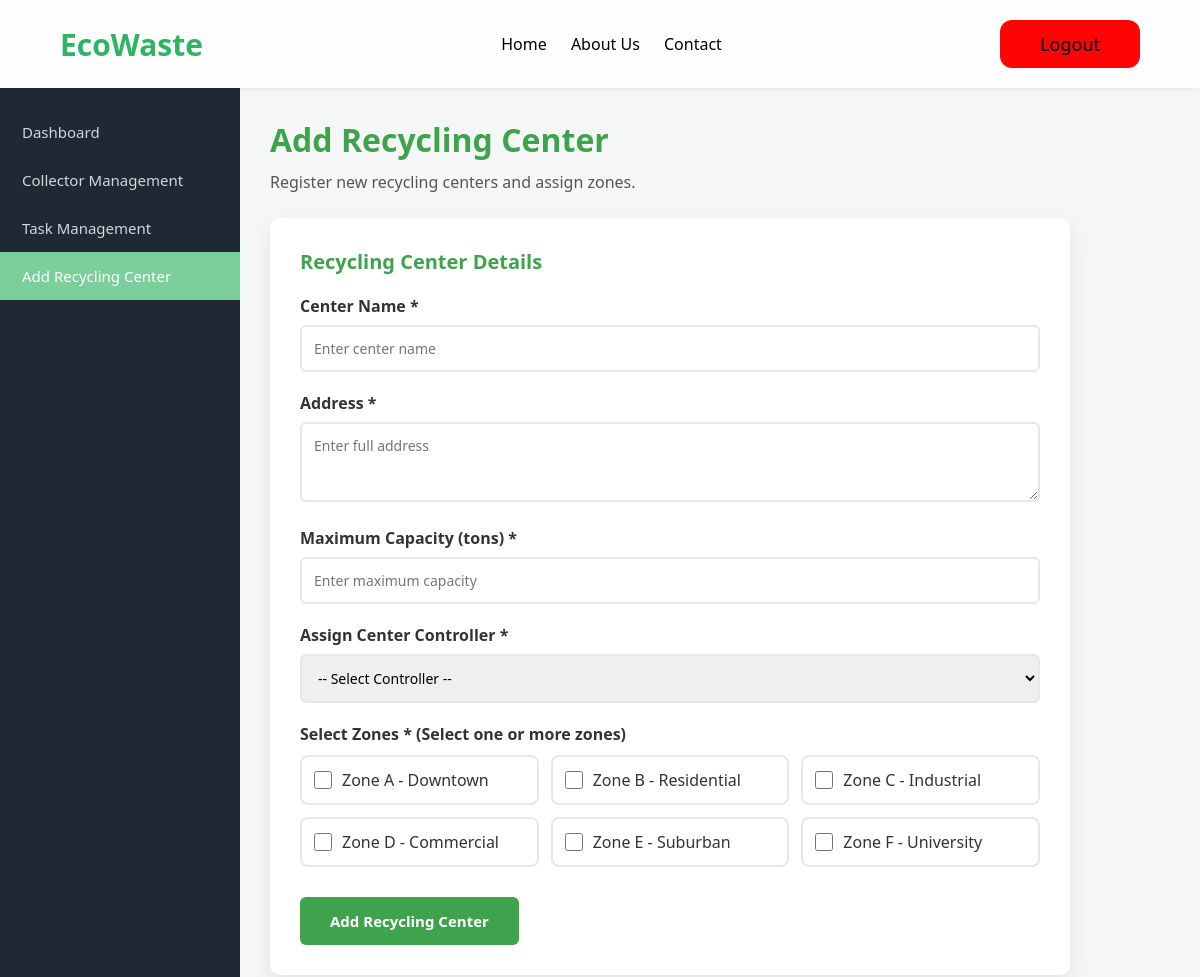
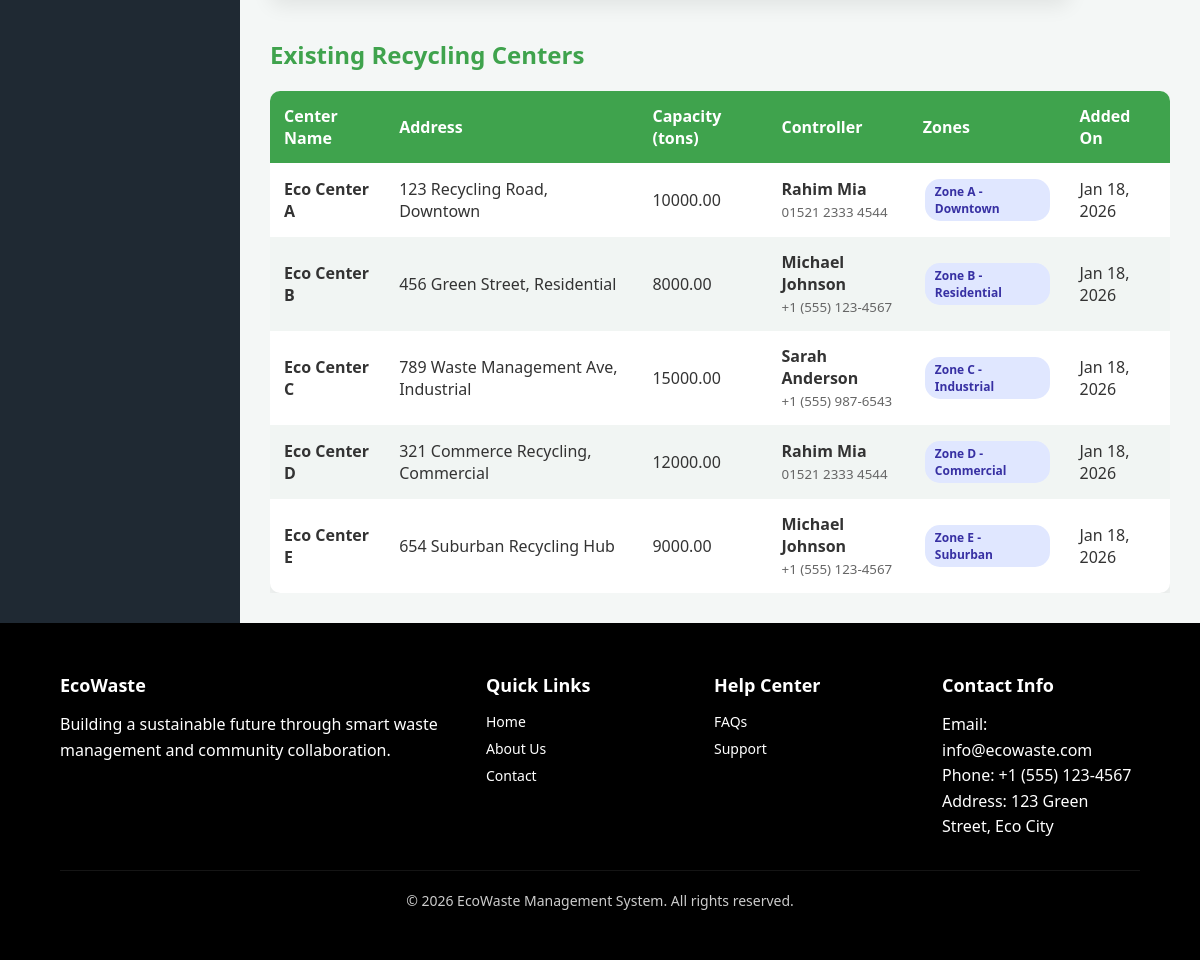
The app's page /pages/Admin/AddRecyclingCenter.php (signed in) with its own data (2 pictures, top to bottom).
### tables this page shows
CREATE TABLE zones (
    id INT AUTO_INCREMENT PRIMARY KEY,
    zone_code VARCHAR(20) UNIQUE NOT NULL,
    zone_name VARCHAR(100) NOT NULL,
    description TEXT,
    created_at TIMESTAMP DEFAULT CURRENT_TIMESTAMP
);

CREATE TABLE recycling_centers (
    id INT AUTO_INCREMENT PRIMARY KEY,
    name VARCHAR(100) NOT NULL,
    zone_id INT NOT NULL,
    address TEXT,
    max_capacity DECIMAL(10, 2) DEFAULT 0,
    current_capacity DECIMAL(10, 2) DEFAULT 0,
    status ENUM('RUNNING', 'CLOSED', 'MAINTENANCE') DEFAULT 'RUNNING',
    controller_id INT,
    created_at TIMESTAMP DEFAULT CURRENT_TIMESTAMP,
    updated_at TIMESTAMP DEFAULT CURRENT_TIMESTAMP ON UPDATE CURRENT_TIMESTAMP,
    FOREIGN KEY (zone_id) REFERENCES zones(id),
    FOREIGN KEY (controller_id) REFERENCES users(id) ON DELETE SET NULL,
    INDEX idx_zone (zone_id),
    INDEX idx_status (status)
);

CREATE TABLE users (
    id INT AUTO_INCREMENT PRIMARY KEY,
    full_name VARCHAR(100) NOT NULL,
    email VARCHAR(100) UNIQUE NOT NULL,
    password VARCHAR(255) NOT NULL,
    role ENUM('ADMIN', 'RESIDENT', 'COLLECTOR', 'CENTER_CONTROLLER') NOT NULL,
    phone VARCHAR(20),
    zone_id INT,
    address TEXT,
    is_active BOOLEAN DEFAULT TRUE,
    created_at TIMESTAMP DEFAULT CURRENT_TIMESTAMP,
    updated_at TIMESTAMP DEFAULT CURRENT_TIMESTAMP ON UPDATE CURRENT_TIMESTAMP,
    FOREIGN KEY (zone_id) REFERENCES zones(id) ON DELETE SET NULL,
    INDEX idx_role (role),
    INDEX idx_zone (zone_id)
);

### pages/Admin/AddRecyclingCenter.php (the view, shortened to what this page needs)
<?php
    include '../../includes/navbar.php';
    include '../../dbConnection.php';
    $zonesStmt = $pdo->query("SELECT id, zone_name FROM zones ORDER BY zone_name");
    $zones = $zonesStmt->fetchAll(PDO::FETCH_ASSOC);
    $controllersStmt = $pdo->query("
        SELECT u.id, u.full_name, u.phone
        FROM users u
        WHERE u.role = 'CENTER_CONTROLLER'
        AND u.id NOT IN (
            SELECT DISTINCT controller_id
            FROM recycling_centers
            WHERE controller_id IS NOT NULL
        )
        ORDER BY u.full_name
    ");
    $availableControllers = $controllersStmt->fetchAll(PDO::FETCH_ASSOC);
    $centersStmt = $pdo->query("
        SELECT
            rc.id,
            rc.name,
            rc.address,
            rc.max_capacity,
            rc.created_at,
            z.zone_name,
            u.full_name as controller_name,
            u.phone as controller_phone
        FROM recycling_centers rc
        LEFT JOIN zones z ON rc.zone_id = z.id
        LEFT JOIN users u ON rc.controller_id = u.id
        ORDER BY rc.created_at DESC
    ");
    $centers = $centersStmt->fetchAll(PDO::FETCH_ASSOC);
    $groupedCenters = [];
    foreach($centers as $center){
        $name = $center['name'];
        if(!isset($groupedCenters[$name])){
            $groupedCenters[$name] = [
                'id' => $center['id'],
                'name' => $center['name'],
                'address' => $center['address'],
                'max_capacity' => $center['max_capacity'],
                'created_at' => $center['created_at'],
                'controller_name' => $center['controller_name'],
                'controller_phone' => $center['controller_phone'],
                'zones' => []
            ];
        }
        $groupedCenters[$name]['zones'][] = $center['zone_name'];
    }
?>
<div class="container">
    <div class="sidebar">
        <a href="AdminDashboard.php">Dashboard</a>
        <a href="CollectorManagement.php">Collector Management</a>
        <a href="TaskManagement.php">Task Management</a>
        <a class="active" href="AddRecyclingCenter.php">Add Recycling Center</a>
    </div>
    <div class="main">
        <h1>Add Recycling Center</h1>
        <p>Register new recycling centers and assign zones.</p>
        <div class="form-card">
            <h2>Recycling Center Details</h2>
            <form method="POST">
                <div class="form-group">
                    <label for="center_name">Center Name *</label>
                    <input type="text" id="center_name" name="center_name" placeholder="Enter center name" required>
                </div>
                <div class="form-group">
                    <label for="address">Address *</label>
                    <textarea id="address" name="address" placeholder="Enter full address" required></textarea>
                </div>
                <div class="form-group">
                    <label for="max_capacity">Maximum Capacity (tons) *</label>
                    <input type="number" id="max_capacity" name="max_capacity" placeholder="Enter maximum capacity" step="0.01" min="0" required>
                </div>
                <div class="form-group">
                    <label for="controller_id">Assign Center Controller *</label>
                    <select id="controller_id" name="controller_id" required>
                        <option value="">-- Select Controller --</option>
                    </select>
                </div>
                <div class="form-group">
                    <label>Select Zones * (Select one or more zones)</label>
                    <div class="zones-container">
                        <?php foreach($zones as $zone): ?>
                        <div class="zone-checkbox">
                            <input type="checkbox" name="zones[]" value="<?= $zone['id'] ?>" id="zone_<?= $zone['id'] ?>">
                            <label for="zone_<?= $zone['id'] ?>"><?= htmlspecialchars($zone['zone_name']) ?></label>
                        </div>
                        <?php endforeach; ?>
                    </div>
                </div>
                <button type="submit" name="add_center" class="btn-submit" <?= empty($availableControllers) ? 'disabled' : '' ?>>
                    Add Recycling Center
                </button>
            </form>
        </div>
        <div class="table-section">
            <h2>Existing Recycling Centers</h2>
            <div class="table-wrapper">
                <table>
                    <thead>
                        <tr>
                            <th>Center Name</th>
                            <th>Address</th>
                            <th>Capacity (tons)</th>
                            <th>Controller</th>
                            <th>Zones</th>
                            <th>Added On</th>
                        </tr>
                    </thead>
                    <tbody>
                        <?php if(empty($groupedCenters)): ?>
                            <tr>
                                <td colspan="6" style="text-align: center; color: #999;">No recycling centers added yet</td>
                            </tr>
                        <?php else: ?>
                            <?php foreach($groupedCenters as $center): ?>
                            <tr>
                                <td><strong><?= htmlspecialchars($center['name']) ?></strong></td>
                                <td><?= htmlspecialchars($center['address']) ?></td>
                                <td><?= htmlspecialchars($center['max_capacity']) ?></td>
                                <td>
                                    <?php if($center['controller_name']): ?>
                                        <strong><?= htmlspecialchars($center['controller_name']) ?></strong><br>
                                        <small style="color: #666;"><?= htmlspecialchars($center['controller_phone']) ?></small>
                                    <?php else: ?>
                                        <em style="color: #999;">Not assigned</em>
                                    <?php endif; ?>
                                </td>
                                <td>
                                    <?php foreach($center['zones'] as $zone): ?>
                                        <span class="zone-tag"><?= htmlspecialchars($zone) ?></span>
                                    <?php endforeach; ?>
                                </td>
                                <td><?= date('M d, Y', strtotime($center['created_at'])) ?></td>
                            </tr>
                            <?php endforeach; ?>
                        <?php endif; ?>
                    </tbody>
                </table>
            </div>
        </div>
    </div>
</div>
<?php include '../../includes/footer.php'; ?>

### pages/Admin/AddRecyclingCenter.php (style rules this page uses)
* { margin: 0; padding: 0; box-sizing: border-box; font-family: "Segoe UI", Tahoma, sans-serif; }
:root { --primary: #3fa34d; --secondary: #7bcf9b; --light: #f4f7f6; --dark: #1b1b1b; --card: #ffffff; }
body { background: var(--light); color: #333; }
.container { display: flex; }
.sidebar { width: 240px; background: #1f2933; min-height: calc(100vh - 60px); padding-top: 20px; }
.sidebar a { display: block; padding: 14px 22px; color: #cfd8dc; text-decoration: none; transition: 0.3s; font-size: 15px; }
.sidebar a.active { background: var(--secondary); color: #fff; }
.main { flex: 1; padding: 30px; max-width: 100%; }
.main h1 { margin-bottom: 10px; color: var(--primary); }
.main p { margin-bottom: 25px; color: #555; }
.form-card { background: var(--card); padding: 30px; border-radius: 10px; box-shadow: 0 8px 20px rgba(0,0,0,0.08); margin-bottom: 30px; max-width: 800px; }
.form-card h2 { color: var(--primary); margin-bottom: 20px; font-size: 20px; }
.form-group { margin-bottom: 20px; }
.form-group label { display: block; margin-bottom: 8px; font-weight: 600; color: #333; }
.form-group input, .form-group textarea, .form-group select { width: 100%; padding: 12px; border: 2px solid #e5e7eb; border-radius: 6px; font-size: 14px; transition: 0.3s; }
.form-group textarea { resize: vertical; min-height: 80px; }
.zones-container { display: grid; grid-template-columns: repeat(auto-fill, minmax(200px, 1fr)); gap: 12px; margin-top: 10px; }
.zone-checkbox { display: flex; align-items: center; padding: 12px; border: 2px solid #e5e7eb; border-radius: 8px; cursor: pointer; transition: 0.3s; }
.zone-checkbox input[type="checkbox"] { width: 18px; height: 18px; margin-right: 10px; cursor: pointer; }
.zone-checkbox label { margin: 0; cursor: pointer; font-weight: normal; }
.btn-submit { background: var(--primary); color: white; padding: 14px 30px; border: none; border-radius: 6px; font-weight: 600; font-size: 15px; cursor: pointer; margin-top: 10px; }
.table-section { margin-top: 40px; }
.table-section h2 { color: var(--primary); margin-bottom: 20px; }
.table-wrapper { overflow-x: auto; }
table { width: 100%; min-width: 900px; border-collapse: collapse; background: var(--card); border-radius: 10px; overflow: hidden; box-shadow: 0 8px 20px rgba(0,0,0,0.08); }
th, td { padding: 14px; text-align: left; }
th { background: var(--primary); color: #fff; font-weight: 600; }
tr:nth-child(even) { background: #f1f5f3; }
.zone-tag { display: inline-block; background: #e0e7ff; color: #3730a3; padding: 4px 10px; border-radius: 15px; font-size: 12px; margin: 2px; font-weight: 600; }

### records on screen
zones: zone_name "Zone A - Downtown"
zones: zone_name "Zone B - Residential"
zones: zone_name "Zone C - Industrial"
zones: zone_name "Zone D - Commercial"
zones: zone_name "Zone E - Suburban"
zones: zone_name "Zone F - University"
recycling_centers: name "Eco Center A", address "123 Recycling Road, Downtown", max_capacity "10000.00", controller.full_name "Rahim Mia", controller.phone "01521 2333 4544", zone "Zone A - Downtown", created_at "Jan 18, 2026"
recycling_centers: name "Eco Center B", address "456 Green Street, Residential", max_capacity "8000.00", controller.full_name "Michael Johnson", controller.phone "+1 (555) 123-4567", zone "Zone B - Residential", created_at "Jan 18, 2026"
recycling_centers: name "Eco Center C", address "789 Waste Management Ave, Industrial", max_capacity "15000.00", controller.full_name "Sarah Anderson", controller.phone "+1 (555) 987-6543", zone "Zone C - Industrial", created_at "Jan 18, 2026"
recycling_centers: name "Eco Center D", address "321 Commerce Recycling, Commercial", max_capacity "12000.00", controller.full_name "Rahim Mia", controller.phone "01521 2333 4544", zone "Zone D - Commercial", created_at "Jan 18, 2026"
recycling_centers: name "Eco Center E", address "654 Suburban Recycling Hub", max_capacity "9000.00", controller.full_name "Michael Johnson", controller.phone "+1 (555) 123-4567", zone "Zone E - Suburban", created_at "Jan 18, 2026"
